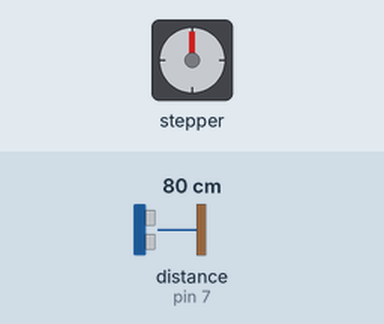
Bench run of a sketch on a simulated Arduino Uno, built with avr-gcc and run on an emulated ATmega328P. On the bench: stepper motor. Wiring (inferred from the names in the program): ultrasonic range finder: trigger pin 6; echo pin 7; stepper motor driver (200 steps per turn assumed): step pin 13; direction pin 12. The inputs (shaded band) are chosen by the test bench; at power-on: distance to the obstacle (sensor on pin 7) 80 cm. The echo pulse lasts 58.3 µs per cm.

Above: at 0.1 s.
3.3 s: distance to the obstacle (sensor on pin 7) set to 2 cm
At 3.8 s:
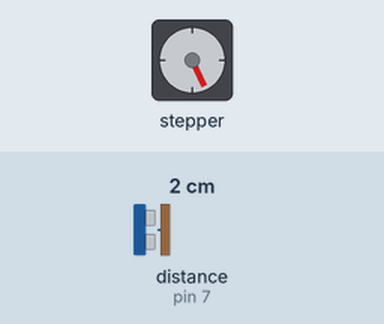
4.8 s: distance to the obstacle (sensor on pin 7) set to 9 cm
At 5.9 s:
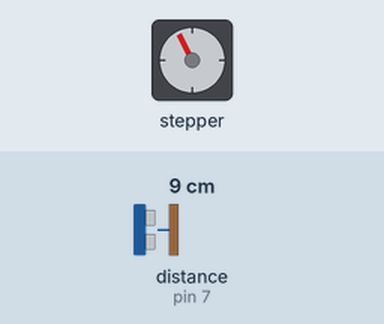
7.8 s: distance to the obstacle (sensor on pin 7) set to 4 cm
At 8.4 s:
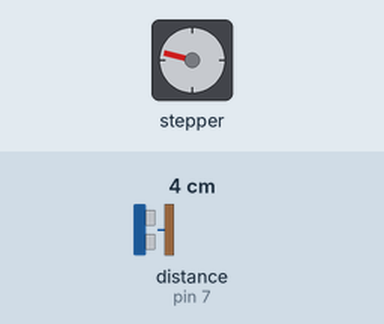
Timing chart, 0 to 10.8 s (numbered marks = the images above; inputs shaded):
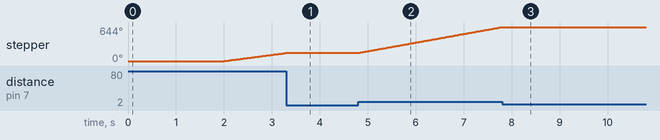

Measured:
- after the input at 3.3 s, stepper: goes on until 3.3 s, then stays 154°
- after the input at 4.8 s, stepper: keeps turning clockwise at about 164°/s, starting at once
- after the input at 7.8 s, stepper: goes on until 7.8 s, then stays 644°
- by itself, stepper: keeps turning clockwise at about 120°/s

The sketch:

watchwinder.ino
```cpp
long duration;
int distance;

// sensor variables
int trig = 6;
int echo = 7;

// stepper motor variables
int fullRotation = 200;
int status = 0;
int dirPin = 12;
int stepPin = 13;

void setup() {

  // configure motor and sensor
  pinMode(dirPin, OUTPUT);
  pinMode(stepPin, OUTPUT);

  delay(2000);

  digitalWrite(dirPin, HIGH);

  pinMode(trig, OUTPUT);
  pinMode(echo, INPUT);
  Serial.begin(115200);


}

void loop() {

  //trigger sensor
  digitalWrite(trig, LOW);
  delayMicroseconds(2);

  digitalWrite(trig, HIGH);
  delayMicroseconds(10);
  digitalWrite(trig, LOW);

  // get time
  duration = pulseIn(echo, HIGH);

  // convert time to distance
  distance = duration * 0.034 / 2;

  // trigger motor to spin if nothing is near sensor
  if (distance > 5) {

      digitalWrite(stepPin, HIGH);
      delayMicroseconds(5000);
      digitalWrite(stepPin, LOW);
      delayMicroseconds(5000);
  }


}
```
